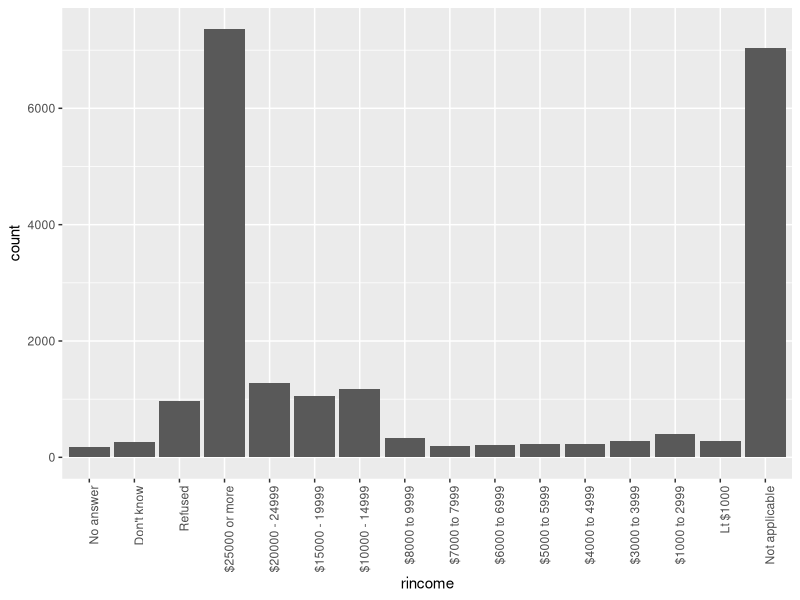
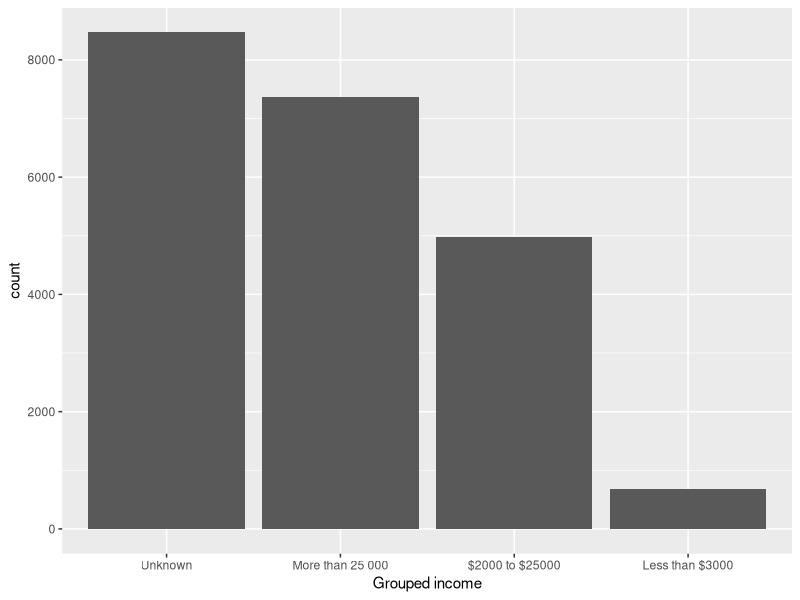
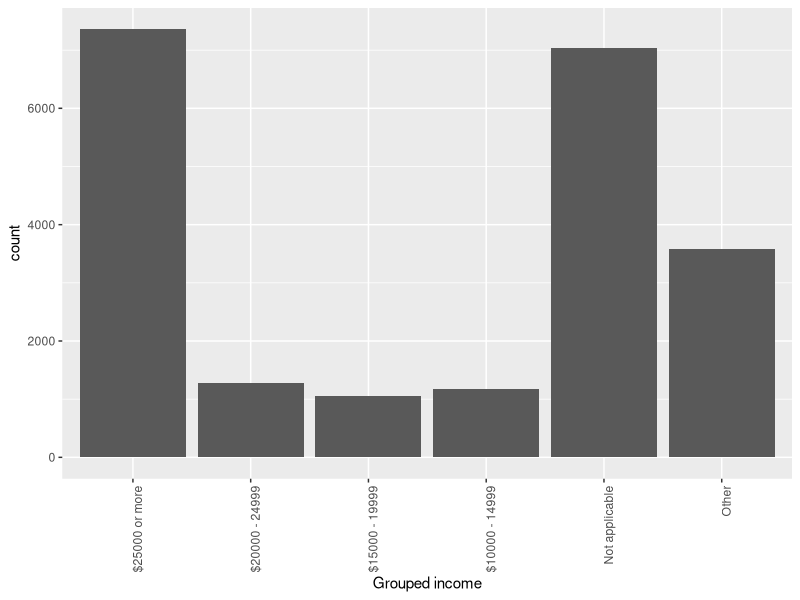
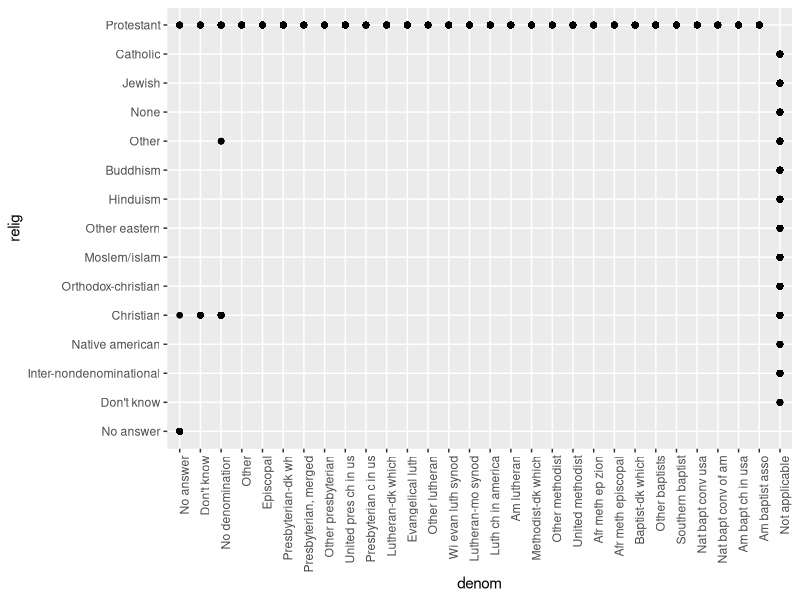
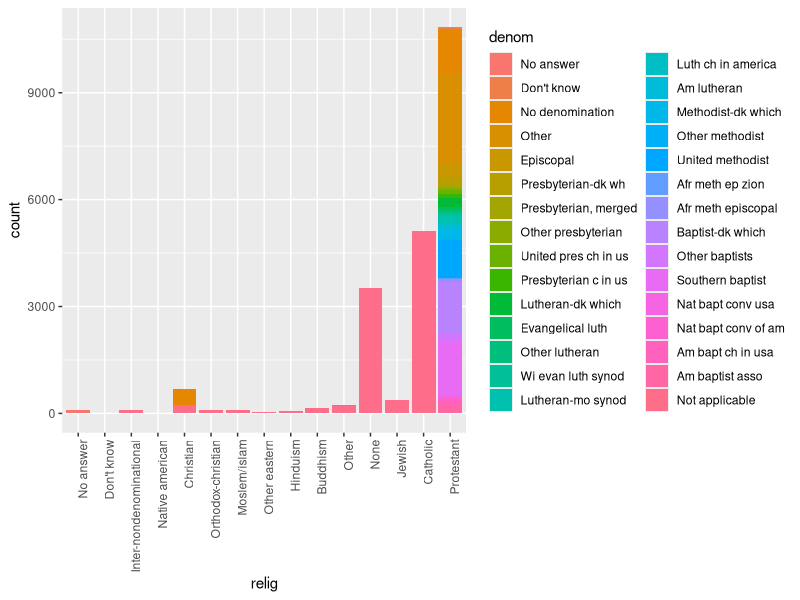
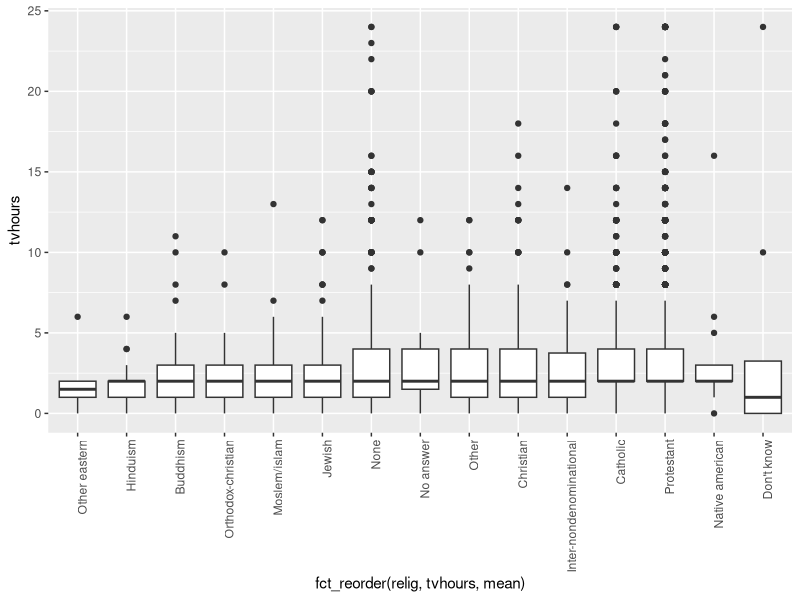
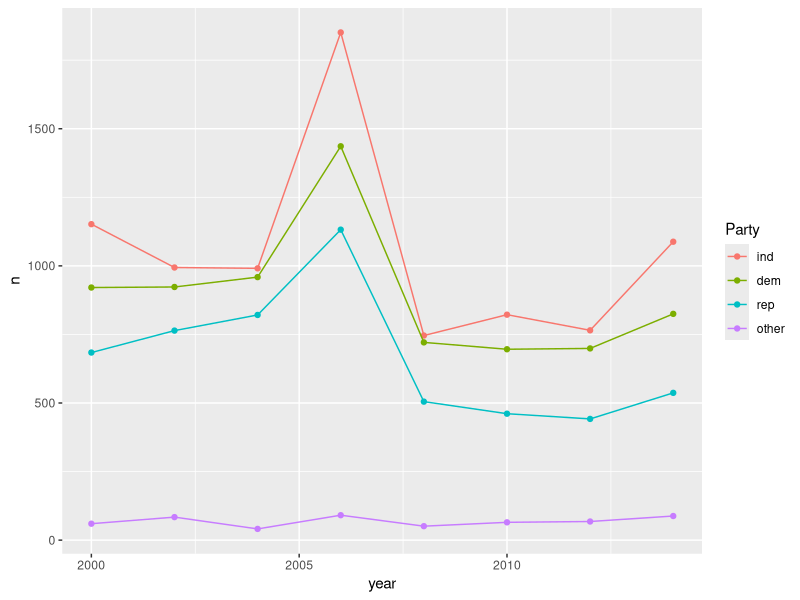

Here is the R script that generated these plots, in order:
## ---- chunk 1
knitr::opts_chunk$set(echo = TRUE)

# load library
library(tidyverse)
library(forcats)

## ---- chunk 2
unique(gss_cat$rincome)

ggplot(gss_cat, aes(rincome)) +
  geom_bar() +
  theme(axis.text.x = element_text(angle = 90, hjust = 1))

# overlapping category labels make this hard to understand
# should order the levels by value
# combine the factors that are no answers

# try it again after completing chapter
gss_cat_mod <- gss_cat %>%
  mutate(income_simple = fct_collapse(rincome,
    Unknown = c("Not applicable", "No answer", "Don't know", "Refused"),
    "More than 25 000" = c("$25000 or more"),
    "$2000 to $25000" = c("$20000 - 24999", "$15000 - 19999", "$10000 - 14999", "$8000 to 9999",
                          "$7000 to 7999", "$6000 to 6999", "$5000 to 5999", "$4000 to 4999",
                          "$3000 to 3999" ),
    "Less than $3000" = c("$1000 to 2999", "Lt $1000")
  ))

# graph the collapsed factors
ggplot(gss_cat_mod, aes(income_simple)) +
  geom_bar() +
  labs(x = "Grouped income") 

# another way, less precise but faster
ggplot(gss_cat, aes(fct_lump(rincome, n = 5))) +
  geom_bar() +
  labs(x = "Grouped income") +
    theme(axis.text.x = element_text(angle = 90, hjust = 1))

## ---- chunk 3

gss_cat %>%
  count(relig) %>%
  arrange(-n)
## ---- chunk 4

gss_cat %>%
  count(partyid) %>%
  arrange(-n)
## ---- chunk 5

gss_cat %>%
  group_by(relig, denom) %>%
  count() %>%
  arrange(-n)

ggplot(gss_cat, aes(denom, relig)) +
         geom_point() +
    theme(axis.text.x = element_text(angle = 90, hjust = 1))

#JN
ggplot(gss_cat, aes(relig)) +
  geom_bar(aes(fill = denom)) +
    theme(axis.text.x = element_text(angle = 90, hjust = 1))
  
## ---- chunk 6

ggplot(gss_cat, aes(fct_reorder(relig, tvhours, mean), tvhours)) +
  geom_boxplot() +
  theme(axis.text.x = element_text(angle = 90, hjust = 1))

## ---- chunk 7

# find factors
str(gss_cat)

levels(gss_cat$marital) # arbitrary or JN/MO says principled
levels(gss_cat$race) # arbitrary or JN/MO principled
levels(gss_cat$rincome) # principled
levels(gss_cat$partyid) # arbitrary
levels(gss_cat$relig) # arbitrary and everyone agrees!
levels(gss_cat$denom) # arbitrary

## ---- chunk 8

# given dataset
rincome_summary <- gss_cat %>%
  group_by(rincome) %>%
  summarise(
    age = mean(age, na.rm = TRUE),
    tvhours = mean(tvhours, na.rm = TRUE),
    n = n()
  )

# current levels of rincome
levels(rincome_summary$rincome)

# relevel
relevelled <- rincome_summary %>%
  mutate(rincome = fct_relevel(rincome, "Not applicable"))

levels(relevelled$rincome)

## ---- chunk 9

gss_cat_collapse <- gss_cat %>%
  mutate(partyid2 = fct_collapse(partyid,
    other = c("No answer", "Don't know", "Other party"),
    rep = c("Strong republican", "Not str republican"),
    ind = c("Ind,near rep", "Independent", "Ind,near dem"),
    dem = c("Not str democrat", "Strong democrat")
  )) %>%
  count(year, partyid2) %>%
  group_by(year) %>%
  mutate(prop = n / sum(n))


# graph over time
ggplot(gss_cat_collapse, aes(year, n, color = fct_reorder2(partyid2, year, prop))) +
  geom_point() +
  geom_line() +
  labs(colour = "Party")

# fct_reorder2 uses y values to reorder

## ---- chunk 10

gss_cat %>%
  mutate(rincome = fct_lump(rincome, n = 5)) %>%
  count(rincome, sort = TRUE)

